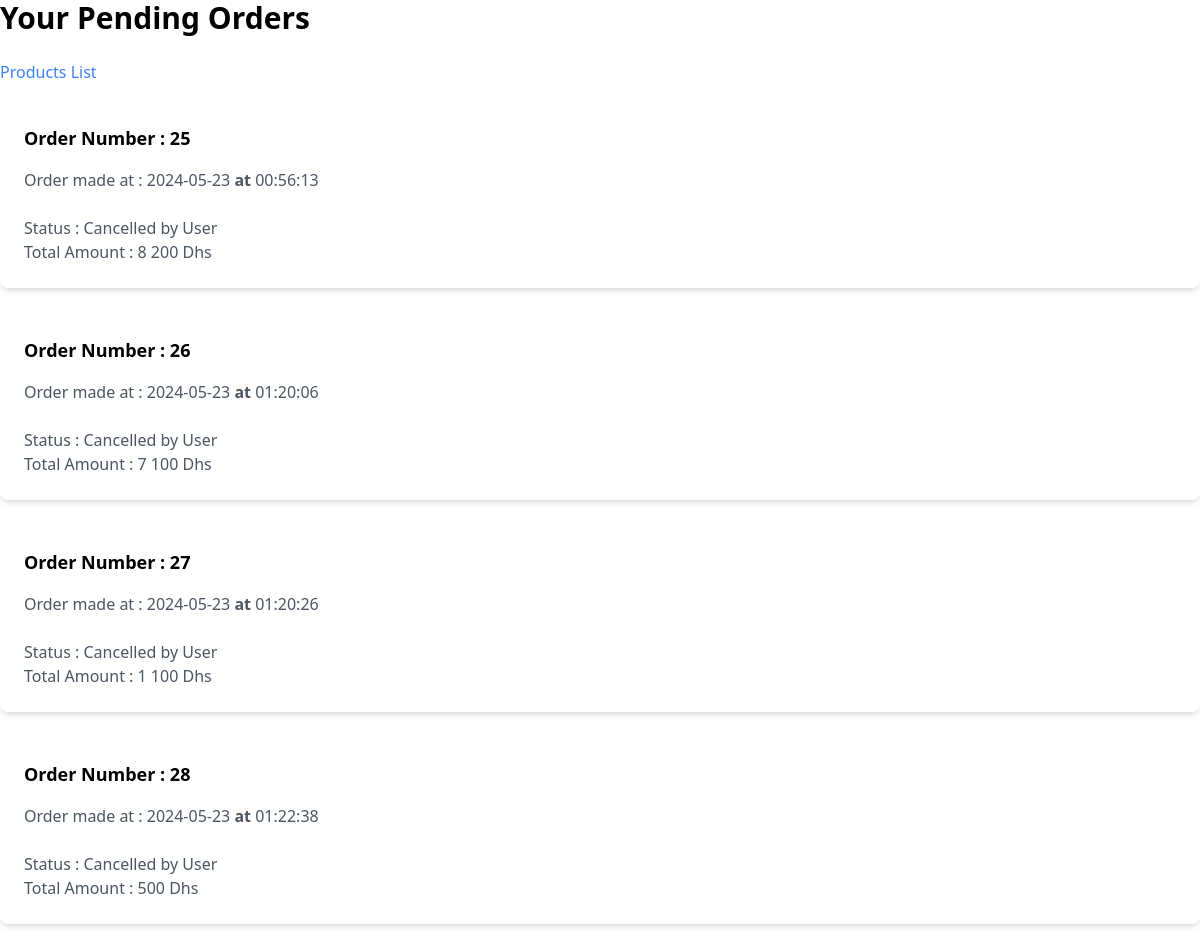
/User/User_OrderStatus.php (signed in), run on the app's committed database.
### tables this page shows
CREATE TABLE `orders` (
  `Order_ID` int NOT NULL AUTO_INCREMENT,
  `Order_Date` timestamp NULL DEFAULT CURRENT_TIMESTAMP,
  `Order_TotalAmount` decimal(10,2) DEFAULT NULL,
  `Order_ShippingAddress` varchar(255) DEFAULT NULL,
  `Order_Status` varchar(255) DEFAULT 'Pending',
  `Order_PaymentMethod` varchar(255) DEFAULT NULL,
  `Order_PhoneNumber` varchar(255) DEFAULT NULL,
  `Order_Notes` text,
  `User_ID` int DEFAULT NULL,
  PRIMARY KEY (`Order_ID`),
  KEY `User_ID` (`User_ID`),
  CONSTRAINT `orders_ibfk_1` FOREIGN KEY (`User_ID`) REFERENCES `users` (`User_ID`)
);

### User/User_OrderStatus.php (the view, shortened to what this page needs)
<!DOCTYPE html>
<html lang="en">
<head>
    <?php
    function formatNumber($number)
    {
        return number_format($number, 0, '.', ' ');
    }
    include_once ("../DB_Connexion.php");
    $bigQuery = "SELECT p.Product_ID, p.Product_Name, p.Product_Picture, o.Order_ID, o.Order_Date, o.Order_TotalAmount, o.Order_Status, oi.OrderItem_Quantity,
                oi.OrderItem_UnitPrice, u.User_ID
                FROM Orders o
                INNER JOIN OrderItems oi ON o.Order_ID = oi.Order_ID
                INNER JOIN Products p ON oi.Product_ID = p.Product_ID
                INNER JOIN Users u ON o.User_ID = u.User_ID;";
    $pdostmt = $connexion->prepare($bigQuery);
    $pdostmt->execute();
    $results = $pdostmt->fetchAll(PDO::FETCH_ASSOC);
    $orders = [];
    foreach ($results as $row) {
        $orders[$row['Order_ID']]['Order_Date'] = $row['Order_Date'];
        $orders[$row['Order_ID']]['Order_TotalAmount'] = $row['Order_TotalAmount'];
        $orders[$row['Order_ID']]['Order_Status'] = $row['Order_Status'];
        $orders[$row['Order_ID']]['User_ID'] = $row['User_ID'];
        $orders[$row['Order_ID']]['Products'][] = [
            'Product_Name' => $row['Product_Name'],
            'Product_Picture' => $row['Product_Picture'],
            'OrderItem_Quantity' => $row['OrderItem_Quantity'],
            'OrderItem_UnitPrice' => $row['OrderItem_UnitPrice']
        ];
    }
    ?>
<body class="bg-gray-100 p-8">
    <h1 class="text-3xl font-bold mb-6">Your Pending Orders</h1>
    <a href="../Product/Products_List.php" class="text-blue-500 hover:underline mb-4 inline-block">Products List</a>
    <section>
        <?php foreach ($orders as $orderId => $order):
            $Date = date('Y-m-d', strtotime($order['Order_Date'])) . ' <b>at</b> ' . date('H:i:s', strtotime($order['Order_Date']));
            ?>
            <div class="bg-white shadow-md rounded-lg p-6 mb-6 order-container">
                <h4 class="text-lg font-semibold mb-4">Order Number : <?php echo $orderId; ?></h4>
                <p class="text-gray-600 mb-2">Order made at : <?php echo $Date; ?></p>
                <p class="text-gray-600 mt-4 status-paragraph">Status : <?php echo $order['Order_Status']; ?></p>
                <p class="text-gray-600">Total Amount : <?php echo formatNumber($order['Order_TotalAmount']); ?> Dhs</p>
            </div>
        <?php endforeach; ?>
    </section>
</body>
</html>

### data on the page
orders: orderId "28", Order_Date "2024-05-23", Order_Date "01:22:38", Order_Status "Cancelled by User", Order_TotalAmount "500"

### other printed values
$orderId "25"
date('Y-m-d', strtotime($order['Order_Date'])) "2024-05-23"
date('H:i:s', strtotime($order['Order_Date'])) "00:56:13"
$order['Order_Status'] "Cancelled by User"
formatNumber($order['Order_TotalAmount']) "8 200"
$orderId "26"
date('H:i:s', strtotime($order['Order_Date'])) "01:20:06"
formatNumber($order['Order_TotalAmount']) "7 100"
$orderId "27"
date('H:i:s', strtotime($order['Order_Date'])) "01:20:26"
formatNumber($order['Order_TotalAmount']) "1 100"
